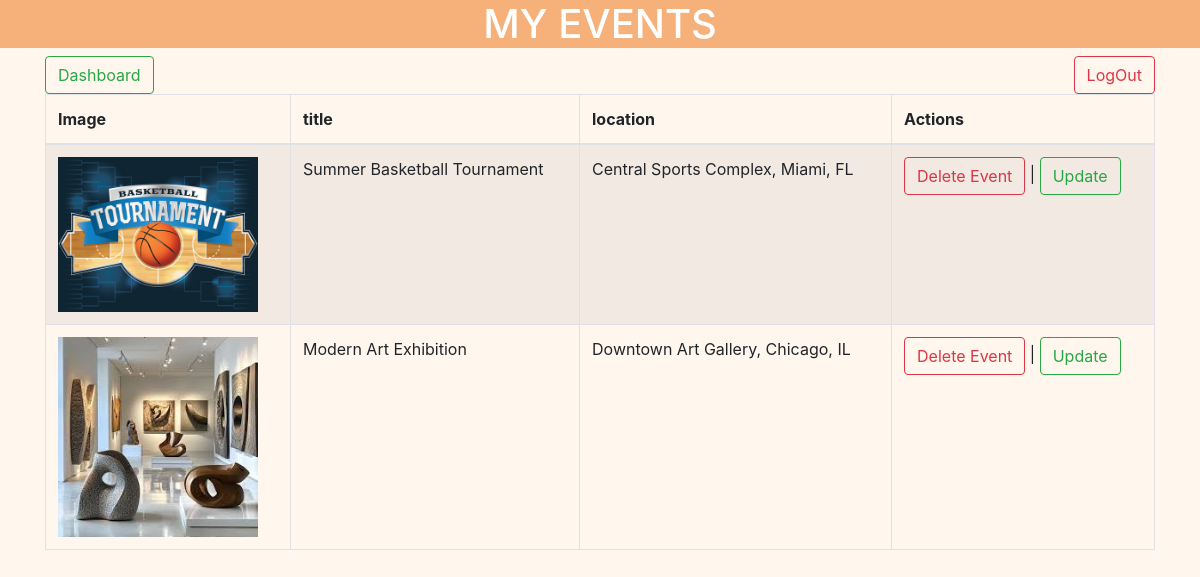
The app's page /my_events/ (signed in), older data.
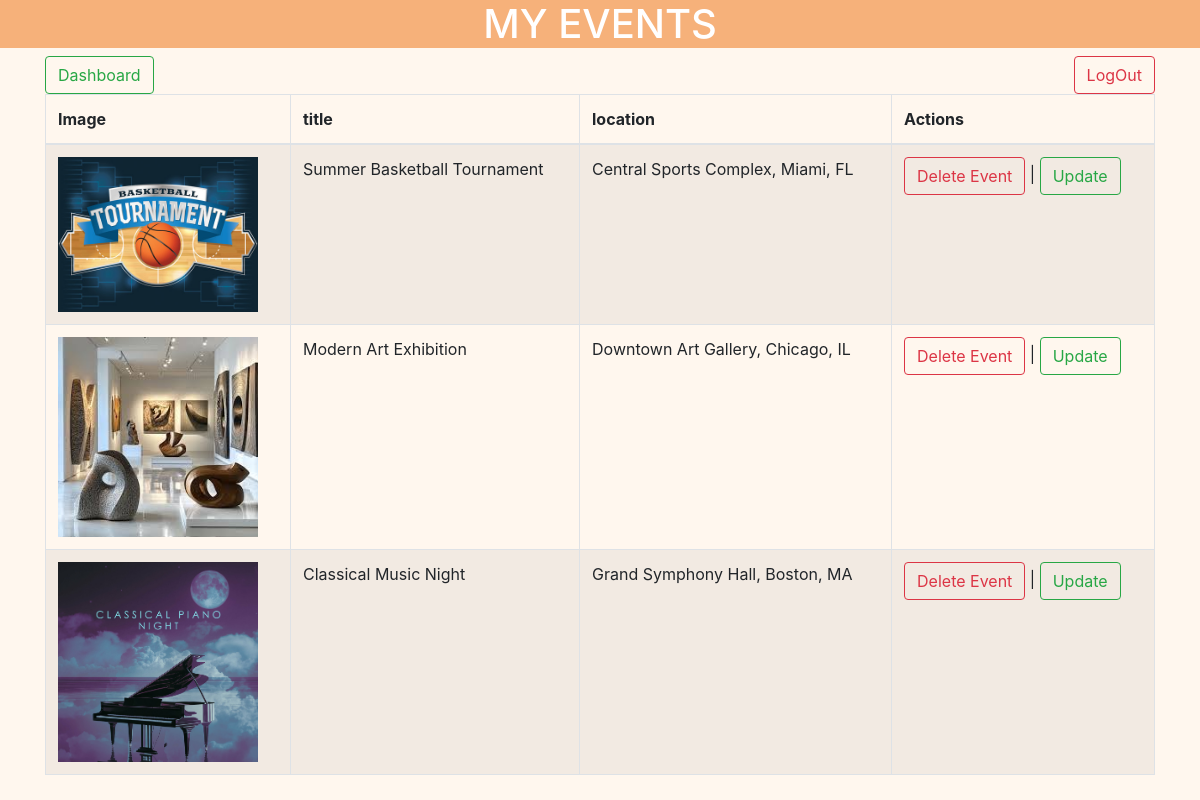
The same page, newer data.
### app_1/models.py (models this page shows)
class Event(models.Model):
    title=models.CharField(max_length=200)
    location=models.CharField(max_length=200)
    start_date=models.DateField()
    end_date=models.DateField()
    description=models.TextField()
    image=models.ImageField(upload_to='event_images/')
    category=models.CharField(max_length=200)
    status=models.SmallIntegerField(choices=STATUS_CHOICES,default=0)
    total_number=models.IntegerField(validators=[MinValueValidator(1)])
    created_at=models.DateTimeField(auto_now_add=True)
    updated_at=models.DateTimeField(auto_now=True)
    user=models.ForeignKey(User,related_name="owned_events",on_delete=models.CASCADE)
    members=models.ManyToManyField(User,related_name="joined_events",blank=True)
    favorites=models.ManyToManyField(User,related_name="favorited_events",blank=True)

### app_1/views.py (the view)
# urls.py: path('my_events/',views.my_events),
def my_events(request):
    if "user_id" not in request.session:
        return redirect("/login")
    events=Event.objects.filter(user=User.objects.get(id=request.session['user_id']),status=1)
    context={
        'events':events
    }
    return render(request,"my_events.html",context)

### app_1/templates/my_events.html (shortened to what this page needs)
<!DOCTYPE html>
<html lang="en">
<head>
    <link rel="stylesheet" href="https://cdn.jsdelivr.net/npm/bootstrap@4.4.1/dist/css/bootstrap.min.css">
    {% load static %}
</head>
<body>
    <nav>
        <h1>MY EVENTS</h1>
    </nav>
    <div class="container">
        <div class="d-flex justify-content-between">
            <a href="/dashboard/" class="btn btn-outline-success">Dashboard</a>
            <form action="/logout/" method="post">
                <button class="btn btn-outline-danger">LogOut</button>
            </form>
        </div>
        <table class="table table-striped table-bordered">
            <thead>
                <tr>
                    <th>Image</th>
                    <th>title</th>
                    <th>location</th>
                    <th>Actions</th>
                </tr>
            </thead>
            <tbody>
                {% for event in events %}
                <tr>
                    <td><img src="{% static 'images/'%}{{event.image}}" alt="{{event.image}}"></td>
                    <td>{{event.title}}</td>
                    <td>{{event.location}}</td>
                    <td><a href="/block_event/{{event.id}}/" class="btn btn-outline-danger">Delete Event</a> | <a href="/events/update/{{event.id}}" class="btn btn-outline-success">Update</a></td>
                </tr>
                {% endfor %}
            </tbody>
        </table>
</body>
</html>

### app_1/templates/my_events.html (style rules this page uses)
body { background-color: #fff7ee; }
h1 { color:white; }
nav { text-align: center; background-color:#F6B17A; }
img { width: 200px; }

Row changes from the older to the newer data that the page shows:
added Event: image (picture), title "Classical Music Night", location "Grand Symphony Hall, Boston, MA"
